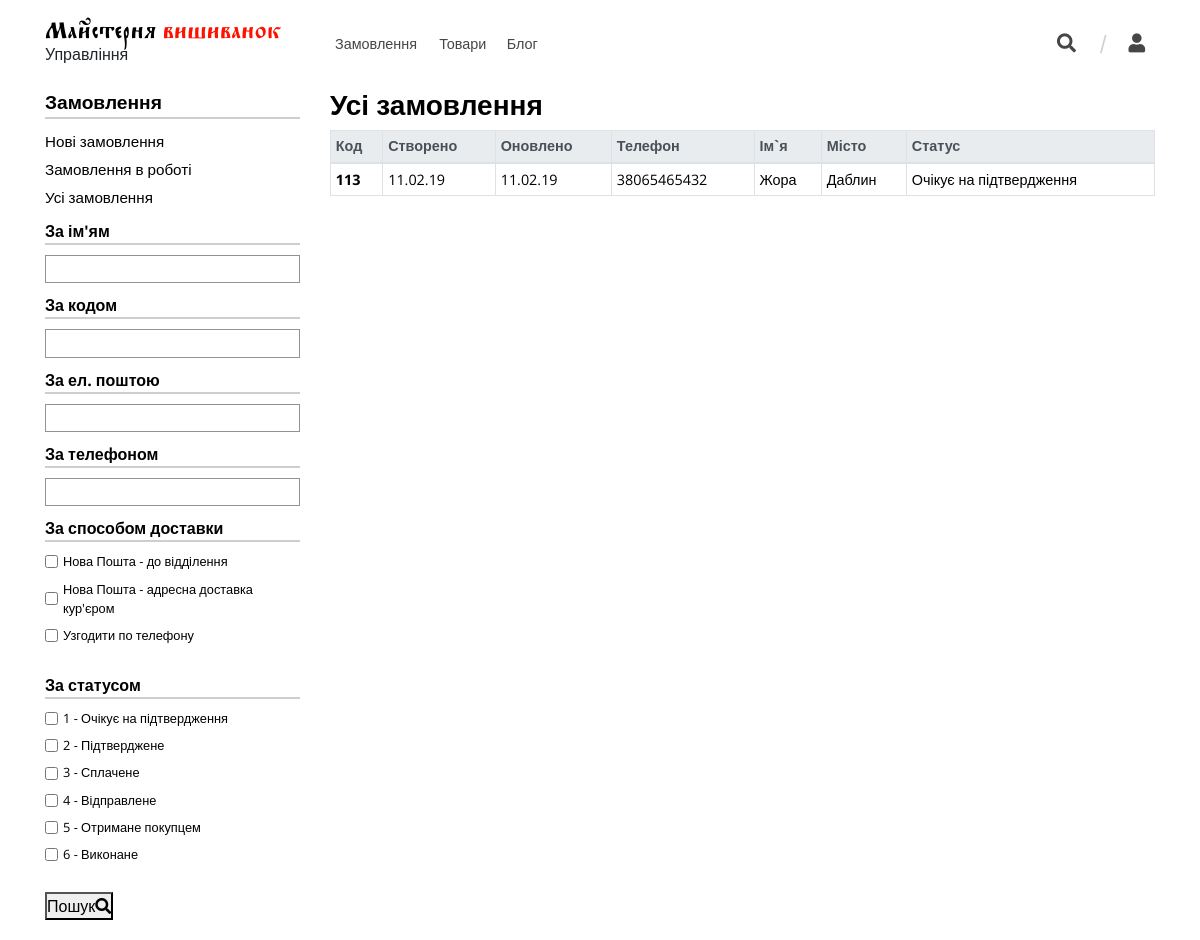
/adm/orders/ (signed in), run on an earlier commit of the app's database.
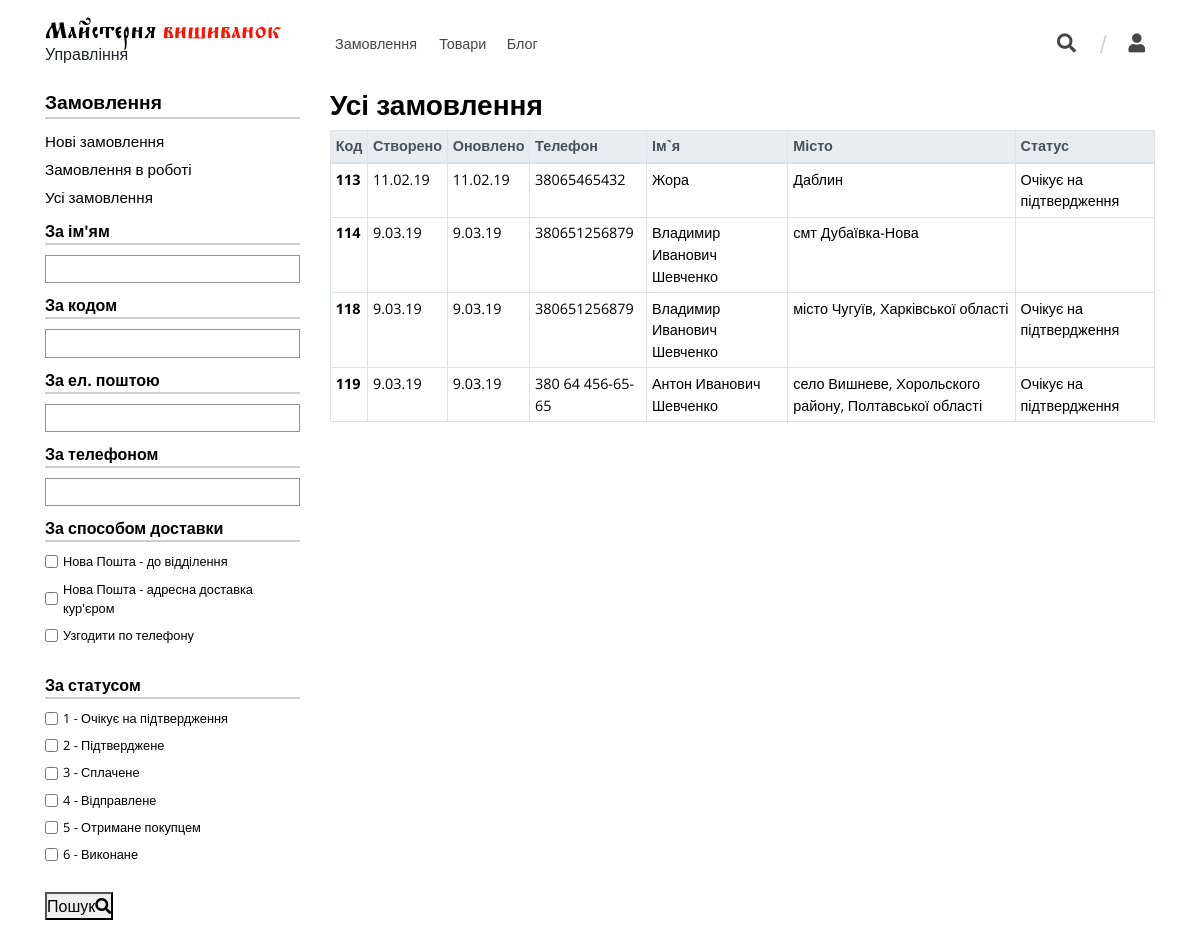
And on a later commit of the database.
### orders/models.py (models this page shows, shortened)
class Order(models.Model):
    created = models.DateTimeField(auto_now=False,
                                   auto_now_add=True,
                                   verbose_name="Створено")
    updated = models.DateTimeField(auto_now=True,
                                   auto_now_add=False,
                                   verbose_name="Оновлено")
    code = models.PositiveSmallIntegerField(default=None, blank=True, null=True, editable=False, verbose_name="Код")
    hash_code = models.CharField(default=None, blank=True, null=True, max_length=64, verbose_name='хеш-код')
    session_key = models.CharField(max_length=128,
                                   null=True,
                                   verbose_name='Ключ сесії покупця')
    customer_name = models.CharField(max_length=80,
                                     verbose_name="Ім'я покупця")
    customer_email = models.EmailField(max_length=70,
                                       null=True,
                                       verbose_name="Електронна пошта покупця")
    customer_phone = models.CharField(null=True,
                                      max_length=40,
                                      verbose_name="Телефон покупця")
    customer_comment = models.TextField(blank=True,
                                        null=True,
                                        default=None,
                                        max_length=300,
                                        verbose_name="Комментар до замовлення")
    customer_city = models.CharField(max_length=80,
                                     null=True,
                                     verbose_name='Місто покупця')
    customer_address = models.CharField(max_length=100,
                                        null=True,
                                        verbose_name='Адреса (вулиця, будинок) покупця')
    postal_code = models.PositiveSmallIntegerField(verbose_name='Поштовий код', blank=True, null=True, default=None)
    delivery_method = models.ForeignKey(DeliveryMethod, verbose_name='Спосіб доставки', null=True, on_delete=models.SET_NULL)
    status = models.ManyToManyField(Status,
                                    default=None,
                                    blank=True,
                                    verbose_name="Статус замовлення")
    manager_comment = models.TextField(blank=True,
                                       null=True,
                                       default=None,
                                       max_length=300,
                                       verbose_name="Примітки")
    class Meta:
        verbose_name = "Замовлення"
        verbose_name_plural = "Замовлення"

class Status(models.Model):
    name = models.CharField(null=True,
                            default=None,
                            max_length=64,
                            verbose_name="Програмна назва")
    verbose_name = models.CharField(null=True,
                                    default=None,
                                    max_length=64,
                                    verbose_name="Назва")
    description = models.TextField(blank=True,
                                   null=True,
                                   default=None,
                                   max_length=300,
                                   verbose_name="Опис")
    number = models.PositiveSmallIntegerField(null=True, blank=True, default=True, verbose_name='Порядковий номер')
    def __str__(self):
        return "{} - {}".format(self.number, self.verbose_name)
    class Meta:
        verbose_name = "Статус замовлення"
        verbose_name_plural = "Статуси замовлень"

### custom_admin/views.py (the view)
# urls.py: path('orders/', Orders.as_view(), name='orders'),
class Orders(View):
    template_name = 'custom_admin/orders.html'
    def get_context_data(self, request, *args, **kwargs):
        orders_list = Order.objects.all()
        order_filter = OrderFilter(request.GET, queryset=orders_list)
        form = order_filter.form
        context = locals()
        context['breadcrumbs'] = "Усі замовлення"
        return context
    def get(self, request, *args, **kwargs):
        context = self.get_context_data(request, *args, **kwargs)
        return render(request, self.template_name, context=context)

### orders/context_processors.py (called while the page is built, shortened)
def get_basket(request):
    session_key = request.session.session_key
    if not session_key:
        print("Didn't find session key, so we cycling new")
        request.session.cycle_key()
        return
    print('Trying to find basket with this session key {}'.format(session_key))
    if Basket.objects.filter(session_key=session_key, is_closed=False).exists():
        basket = Basket.objects.get(session_key=session_key, is_closed=False)
        print('Found basket, which is {}'.format(basket))
    else:
        print('Basket does not exist.')
        return {'get_basket': ''}

### orders/models.py (called while the page is built)
    def __str__(self):
        return '{}'.format(self.name)

### templates/custom_admin/orders.html
{% extends 'custom_admin/base.html' %}
{% block sidebar %}
    {% include 'custom_admin/main__sidebar_orders.html' %}
{% endblock %}
{% block content %}
    <div class="row orders-table-content">
        <div class="col-sm-12">
            <header><h3>{{ breadcrumbs }}</h3></header>
            <div class="table-wrapper">
                <table class="table table-hover table-sm">
                    <thead class="thead-light table-bordered">
                        <tr>
                            <th scope="col">Код</th>
                            <th scope="col">Створено</th>
                            <th scope="col">Оновлено</th>
                            <th scope="col">Телефон</th>
                            <th scope="col">Ім`я</th>
                            <th scope="col">Місто</th>
                            <th scope="col">Статус</th>
                        </tr>
                    </thead>
                    <tbody class="table-striped table-bordered">
                    {% for order in order_filter.qs %}
                        <tr>
                            <th>{{ order.code }}</th>
                            <td>{{ order.created|date:"j.m.y" }}</td>
                            <td>{{ order.updated|date:"j.m.y" }}</td>
                            <td>{{ order.customer_phone }}</td>
                            <td>{{ order.customer_name }}</td>
                            <td>{{ order.customer_city }}</td>
                            <td>{% for status in order.status.all %}{{ status.verbose_name }}{% endfor %}</td>
                        </tr>
                    {% endfor %}
                    </tbody>
                </table>
            </div>
        </div>
    </div>
{% endblock %}

### templates/custom_admin/base.html (shortened to what this page needs)
<!DOCTYPE html>
<html lang="ru">
<head>
    {% load static %}
    <link rel="stylesheet"
          href="https://stackpath.bootstrapcdn.com/bootstrap/4.1.1/css/bootstrap.min.css"
>
    <link rel="stylesheet" href="{% static "custom_admin/css/admin_main.css" %}">
    <link rel="stylesheet"
          href="https://use.fontawesome.com/releases/v5.1.1/css/all.css"
>
    <link rel="stylesheet" href="{% static "landing/jquery-ui-1.12/jquery-ui.min.css" %}">
</head>
<body>
<div class="container top-menu-layout">
    <header class="row top-menu">
        <div class="col-12 col-sm-3 top-logo">
            <div class="logo">
                <span class="bigger">Майстерня</span>
                <span class="smaller">вишиванок</span>
            </div>
            <div class="speciality">Управління</div>
        </div>
        <div class="col-sm-6 menu-list">
            <ul>
                <li><a href="{% url 'landing:shop' %}" title="Замовлення"><span>Замовлення</span></a></li>
                <li><a href="{% url 'landing:shop' %}" title="Товари"><span>Товари</span></a></li>
                <li><a href="{% url 'landing:shop' %}" title="Блог"><span>Блог</span></a></li>
            </ul>
        </div>
        <div class="col-sm-3 user-interface">
            <ul class="icons">
                <li class="icon">
                    <a href="#" class="search">
                        <i class="fas fa-search"></i>
                    </a>
                </li>
                <li class="user icon">
                    <a id="user-topmenu-icon" href="#">
                        <i class="fas fa-user"></i>
                    </a>
                </li>
            </ul>
        </div>
    </header>
</div>
<div class="container main-layout">
    <div class="row main">
        <div class="col-md-3 sidebar">
            {% block sidebar %}{% endblock %}
        </div>
        <div class="col-md-9 content">
            {% block content %}{% endblock %}
        </div>
    </div>
</div>
</body>
</html>

### templates/custom_admin/main__sidebar_orders.html (shortened to what this page needs)
<div class="functions-block">
    <div class="header">Замовлення</div>
    <ul class="functions">
        <li><a href="{% url "custom_admin:orders" %}" class="new-orders-shortcut">Нові замовлення</a></li>
        <li><a href="{% url "custom_admin:orders" %}" class="opened-orders-shortcut">Замовлення в роботі</a></li>
        <li><a href="{% url "custom_admin:orders" %}" class="all-orders-shortcut">Усі замовлення</a></li>
    </ul>
    <form class="filters" action="{% url "custom_admin:orders" %}">
        <div class="attribute customer_name">
            <div class="header-wrapper">
                <div class="header"><span class="thin">За ім'ям</span></div>
            </div>
            <div class="select-wrapper">{{ form.customer_name }}</div>
        </div>
        <div class="attribute code">
            <div class="header-wrapper">
                <div class="header"><span class="thin">За кодом</span></div>
            </div>
            <div class="select-wrapper">
                {{ form.code }}
            </div>
        </div>
        <div class="attribute customer_email">
            <div class="header-wrapper">
                <div class="header"><span class="thin">За ел. поштою</span></div>
            </div>
            <div class="select-wrapper">
                {{ form.customer_email }}
            </div>
        </div>
        <div class="attribute customer_phone">
            <div class="header-wrapper">
                <div class="header"><span class="thin">За телефоном</span></div>
            </div>
            <div class="select-wrapper">
                {{ form.customer_phone }}
            </div>
        </div>
        <div class="attribute delivery_method">
            <div class="header-wrapper">
                <div class="header"><span class="thin">За способом доставки</span></div>
            </div>
            <div class="select-wrapper">
                {{ form.delivery_method }}
            </div>
        </div>
        <div class="attribute status">
            <div class="header-wrapper">
                <div class="header"><span class="thin">За статусом</span></div>
            </div>
            <div class="select-wrapper">
                {{ form.status }}
            </div>
        </div>
        <button class="orders-search-submit">Пошук<i class="fas fa-search"></i></button>
    </form>
</div>

### templates/custom_admin/base_scripts.html (shortened to what this page needs)
{% load static %}

What changed in the data, as far as the page shows it:
added Order: code "114", created "9.03.19", updated "9.03.19", customer_phone "380651256879", customer_name "Владимир Иванович Шевченко", customer_city "смт Дубаївка-Нова"
added Order: code "118", created "9.03.19", updated "9.03.19", customer_phone "380651256879", customer_name "Владимир Иванович Шевченко", customer_city "місто Чугуїв, Харківської області", Status (verbose_name "Очікує на підтвердження")
added Order: code "119", created "9.03.19", updated "9.03.19", customer_phone "380 64 456-65-65", customer_name "Антон Иванович Шевченко", customer_city "село Вишневе, Хорольского району, Полтавської області", Status (verbose_name "Очікує на підтвердження")
